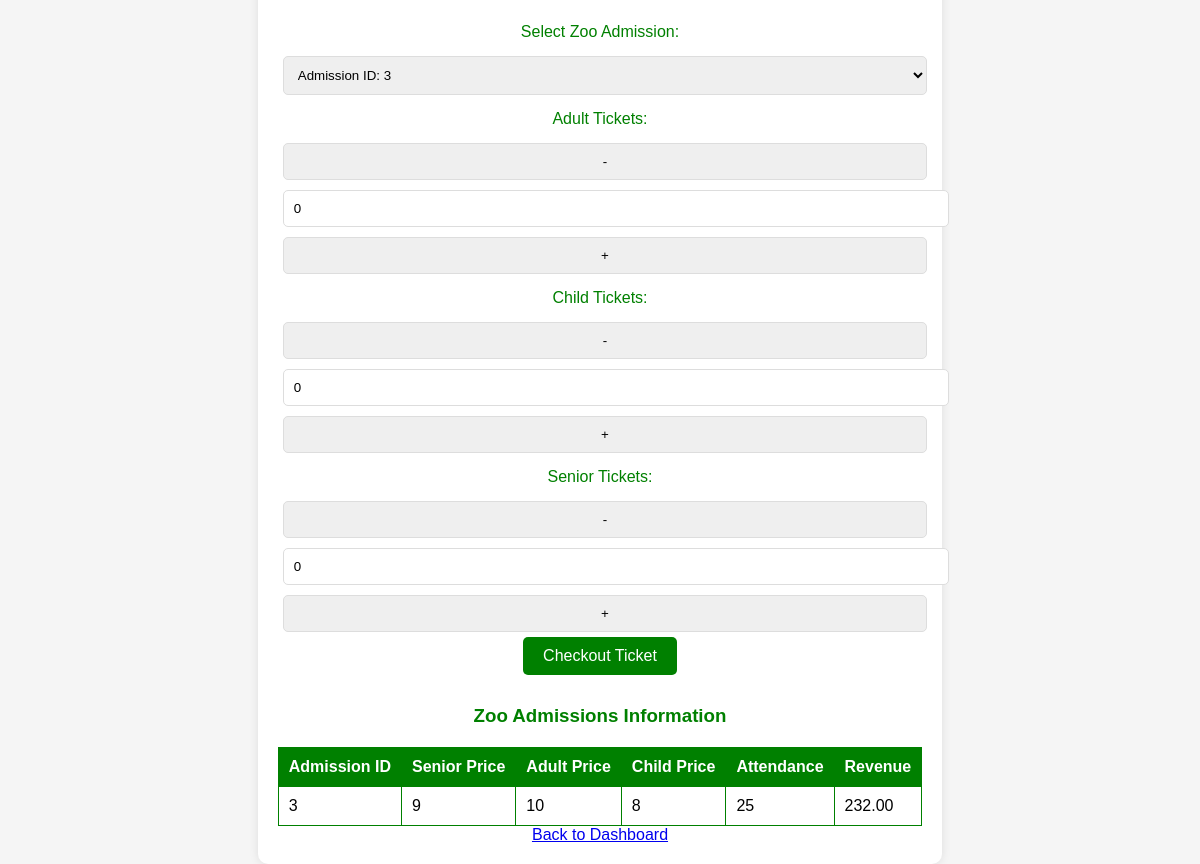
Screenshot of /attendance/test_attendance.php with the database file from the repository.
### tables this page shows
CREATE TABLE IF NOT EXISTS `zooadmission` (
  `ID` int(11) NOT NULL,
  `SeniorPrice` int(11) NOT NULL,
  `AdultPrice` int(11) NOT NULL,
  `ChildPrice` int(11) NOT NULL,
  PRIMARY KEY (`ID`),
  CONSTRAINT `zooadmission_ibfk_1` FOREIGN KEY (`ID`) REFERENCES `revenuetype` (`ID`)
);

### attendance/test_attendance.php (the view, shortened to what this page needs)
<?php
include '../includes/db_connection.php';
$zooAdmissionsSql = "SELECT ID, SeniorPrice, AdultPrice, ChildPrice FROM ZooAdmission";
$zooAdmissionsResult = $conn->query($zooAdmissionsSql);
?>
<!DOCTYPE html>
<html lang="en">
<head>
</head>
<body>
    <div class="container">
        <form method="post" action="">
            <label for="zooAdmissionID">Select Zoo Admission:</label>
            <select name="zooAdmissionID" required>
                <?php while ($zooAdmission = $zooAdmissionsResult->fetch_assoc()) : ?>
                    <option value="<?php echo $zooAdmission['ID']; ?>">
                        <?php echo "Admission ID: " . $zooAdmission['ID']; ?>
                    </option>
                <?php endwhile; ?>
            </select><br>
            <label for="adultTickets">Adult Tickets:</label>
            <input type="button" value="-" onclick="decrement('adultTickets')">
            <input type="text" name="adultTickets" id="adultTickets" value="0" readonly>
            <input type="button" value="+" onclick="increment('adultTickets')"><br>
            <label for="childTickets">Child Tickets:</label>
            <input type="button" value="-" onclick="decrement('childTickets')">
            <input type="text" name="childTickets" id="childTickets" value="0" readonly>
            <input type="button" value="+" onclick="increment('childTickets')"><br>
            <label for="seniorTickets">Senior Tickets:</label>
            <input type="button" value="-" onclick="decrement('seniorTickets')">
            <input type="text" name="seniorTickets" id="seniorTickets" value="0" readonly>
            <input type="button" value="+" onclick="increment('seniorTickets')"><br>
            <button type="submit" name="checkoutTicket">Checkout Ticket</button>
        </form>
        <h3>Zoo Admissions Information</h3>
        <table border="1">
            <tr>
                <th>Admission ID</th>
                <th>Senior Price</th>
                <th>Adult Price</th>
                <th>Child Price</th>
                <th>Attendance</th>
                <th>Revenue</th>
            </tr>
            <?php
            $zooAdmissionsResult = $conn->query($zooAdmissionsSql);
            while ($zooAdmission = $zooAdmissionsResult->fetch_assoc()) :
                $zooAdmissionID = $zooAdmission['ID'];
                $zooAdmissionTicketsSql = "SELECT SUM(Attendance) AS TotalAttendance, SUM(Revenue) AS TotalRevenue FROM ZooAdmissionTickets WHERE ZooAdmissionID = ?";
                $zooAdmissionTicketsStmt = $conn->prepare($zooAdmissionTicketsSql);
                $zooAdmissionTicketsStmt->bind_param("i", $zooAdmissionID);
                $zooAdmissionTicketsStmt->execute();
                $zooAdmissionTicketsResult = $zooAdmissionTicketsStmt->get_result();
                $zooAdmissionTickets = $zooAdmissionTicketsResult->fetch_assoc();
            ?>
                <tr>
                    <td><?php echo $zooAdmission['ID']; ?></td>
                    <td><?php echo $zooAdmission['SeniorPrice']; ?></td>
                    <td><?php echo $zooAdmission['AdultPrice']; ?></td>
                    <td><?php echo $zooAdmission['ChildPrice']; ?></td>
                    <td><?php echo $zooAdmissionTickets['TotalAttendance']; ?></td>
                    <td><?php echo $zooAdmissionTickets['TotalRevenue']; ?></td>
                </tr>
            <?php endwhile; ?>
        </table>
        <a href = "../dashboard.php">Back to Dashboard</a>
    </div>
</body>
</html>

### attendance/test_attendance.php (style rules this page uses)
body { font-family: 'Arial', sans-serif; background-color: #f5f5f5; margin: 0; display: flex; align-items: center; justify-content: center; height: 100vh; }
.container { background-color: #fff; padding: 20px; border-radius: 10px; box-shadow: 0 0 10px rgba(0, 0, 0, 0.1); text-align: center; }
form { margin-top: 20px; }
label { display: block; margin: 10px 0; color: #008000; }
select, input { padding: 10px; margin: 5px; border: 1px solid #ddd; border-radius: 5px; width: 100%; }
button { background-color: #008000; color: #fff; padding: 10px 20px; border: none; border-radius: 5px; cursor: pointer; font-size: 16px; }
table { width: 100%; margin-top: 20px; border-collapse: collapse; }
table, th, td { border: 1px solid #008000; }
th, td { padding: 10px; text-align: left; }
th { background-color: #008000; color: white; }
h3 { color: #008000; margin-top: 30px; }

### rows the page displays
zooadmission: ID "3", SeniorPrice "9", AdultPrice "10", ChildPrice "8", TotalAttendance "25", TotalRevenue "232.00"
